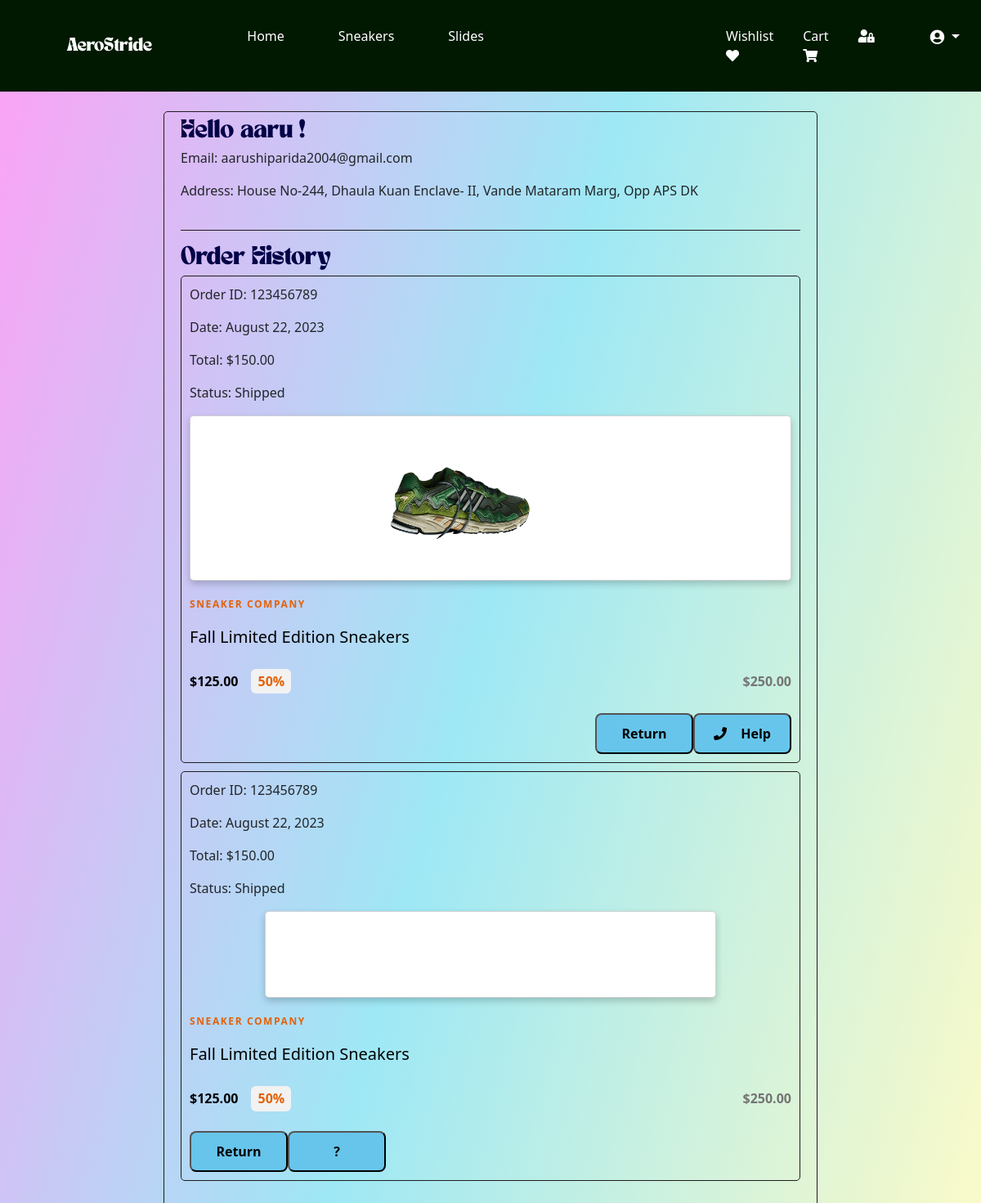
Screenshot of /account (signed in) with the database file from the repository.
### application/models.py (models this page shows)
class User(db.Model):
    __tablename__ = "sneakers_users"
    id = db.Column(db.Integer, primary_key=True, autoincrement=True)
    name = db.Column(db.String, unique=False, nullable=False)
    password = db.Column(db.String, nullable=False)
    admin = db.Column(db.Boolean, nullable=False, default=False)
    guest = db.Column(db.Boolean, nullable=False, default=False)
    address = db.Column(db.String, nullable=False, default="Admin No Address")
    postal_code = db.Column(db.Integer, nullable=False, default="Admin No Zipcode")
    contact_no = db.Column(db.Integer, nullable=False)
    email = db.Column(db.String, nullable=False)
    store_name =db.Column(db.Integer, nullable=False, default="User No Store")

### application/controllers.py (the view)
@app.route('/account', methods=["GET","POST"])
def account():
    if request.method=="GET":
        a=User.query.filter_by(name=session['user']).first()
        return render_template("account_page.html",var="Logout" ,var1="/logout",u=a)

### template/account_page.html (shortened to what this page needs)
<!DOCTYPE html>
<html lang="en">
<head>
    <link rel="stylesheet" href="https://cdn.jsdelivr.net/npm/bootstrap@5.1.0/dist/css/bootstrap.min.css">
    <link href="https://cdnjs.cloudflare.com/ajax/libs/font-awesome/5.15.3/css/all.min.css" rel="stylesheet">
</head>
<body>
    {% include 'navbar.html' %}
    <div class="profile mt-4">
        <div class="user-info">
            <div class="user-details">
                <h2 class="custom-font"> Hello {{u.name}} !</h2>
                <p>Email: {{u.email}}</p>
                <p>Address: {{u.address}}</p>
            </div>
        </div>
        <div class="order-history">
            <h3 class="custom-font">Order History</h3>
            <div class="order">
                <p>Order ID: 123456789</p>
                <p>Date: August 22, 2023</p>
                <p>Total: $150.00</p>
                <p>Status: Shipped</p>
                <div class = "card" style=" margin-inline: auto;   box-shadow: 0 4px 8px 0 rgba(0,0,0,0.2); transition: 0.3s; border-radius: 5px; margin-left: auto;margin-right: auto;text-align: center;">
                    <section style="height: 100%; width: 60%; min-width: 380px;">
                            <img class=" img-fluid" src="../static/products/1.png" alt="" style="height: 200px; margin-left: 50%;margin-right: auto;">
                        </div>
                                <p class="product__info--brand" style="margin-top: 1.25rem; font-size: 0.75rem; font-weight: 700; letter-spacing: 0.1rem; color: #e36209; text-transform: uppercase;">Sneaker Company</p>
                                <p class="product__info--title" style="margin-block: 1rem; font-size: 1.25rem; color: #000;">Fall Limited Edition Sneakers</p>
                            <div class="info__pricing d-flex align-items-center" style="margin-block: 1.5rem;">
                                <span class="info__pricing--price" style="font-weight: 700; color: #000;">$125.00</span>
                                <span class="info__pricing--discount" style="margin-left: 1rem; padding: 0.2rem 0.5rem; font-weight: 700; color: #e36209; background-color: #f2f2f2; border-radius: 6px;">50%</span>
                                <span class="info__pricing--before" style="margin-left: auto; font-weight: 700; color: #757575;">$250.00</span>
                            </div>
                    <div class="flex-container" style="display: flex; justify-content: flex-end">
                    <button type="button" style=" display: flex; height: 50px; align-items: center; justify-content: space-evenly; width: 120px; padding-block: 1.125rem; background-color: #67c5eb; font-weight: 700; border-radius: 8px;">Return</button>
                    <button type="button" style="display: flex; height: 50px; align-items: center; justify-content: space-evenly; width: 120px; font-size:medium; padding-block: 1.125rem; background-color: #67c5eb; font-weight: 700; border-radius: 8px;"><i class="fas fa-phone"></i> Help</button>
                </div>
                </div>
            </div>
            <div class="order">
                <p>Order ID: 123456789</p>
                <p>Date: August 22, 2023</p>
                <p>Total: $150.00</p>
                <p>Status: Shipped</p>
                <div class = "card" style="display: flex; width: 75%; margin-inline: auto; padding-block: 2.5rem; justify-content: center; box-shadow: 0 4px 8px 0 rgba(0,0,0,0.2); transition: 0.3s; border-radius: 5px;">
                    <section style="height: 100%; width: 60%; min-width: 380px;">
                        </div>
                                <p class="product__info--brand" style="margin-top: 1.25rem; font-size: 0.75rem; font-weight: 700; letter-spacing: 0.1rem; color: #e36209; text-transform: uppercase;">Sneaker Company</p>
                                <p class="product__info--title" style="margin-block: 1rem; font-size: 1.25rem; color: #000;">Fall Limited Edition Sneakers</p>
                            <div class="info__pricing d-flex align-items-center" style="margin-block: 1.5rem;">
                                <span class="info__pricing--price" style="font-weight: 700; color: #000;">$125.00</span>
                                <span class="info__pricing--discount" style="margin-left: 1rem; padding: 0.2rem 0.5rem; font-weight: 700; color: #e36209; background-color: #f2f2f2; border-radius: 6px;">50%</span>
                                <span class="info__pricing--before" style="margin-left: auto; font-weight: 700; color: #757575;">$250.00</span>
                            </div>
                    <div class="flex-container" style="display: flex; justify-content: flex-start">
                    <button type="button" style=" display: flex; height: 50px; align-items: center; justify-content: space-evenly; width: 120px; padding-block: 1.125rem; background-color: #67c5eb; font-weight: 700; border-radius: 8px;">Return</button>
                    <button type="button" style="display: flex; height: 50px; align-items: center; justify-content: space-evenly; width: 120px; font-size:medium; padding-block: 1.125rem; background-color: #67c5eb; font-weight: 700; border-radius: 8px;">&#63;</button>
                </div>
            </div>
        </div>
</body>
</html>

### template/account_page.html (style rules this page uses)
.custom-font { font-family: 'CustomFont', sans-serif; font-size: 22px; color: rgb(3, 3, 71); }
body { background: linear-gradient(105deg, #fda1f5, #9ee8f5, #fafac9); }
.profile { max-width: 800px; margin: 0 auto; padding: 20px; padding-top: 10px; border: 1px solid #1f1e1e; border-radius: 5px; }
.user-info { display: flex; align-items: center; margin-bottom: 20px; }
.user-details { flex: 1; }
.order-history { border-top: 1px solid #1f1e1e; padding-top: 20px; }
.order { margin-bottom: 10px; padding: 10px; border: 1px solid #1f1e1e; border-radius: 5px; }

### template/navbar.html (style rules this page uses)
.custom-font { font-family: 'CustomFont', sans-serif; }

### rows the page displays
User: name "aaru", email "aarushiparida2004@gmail.com", address "House No-244, Dhaula Kuan Enclave- II, Vande Mataram Marg, Opp APS DK"
